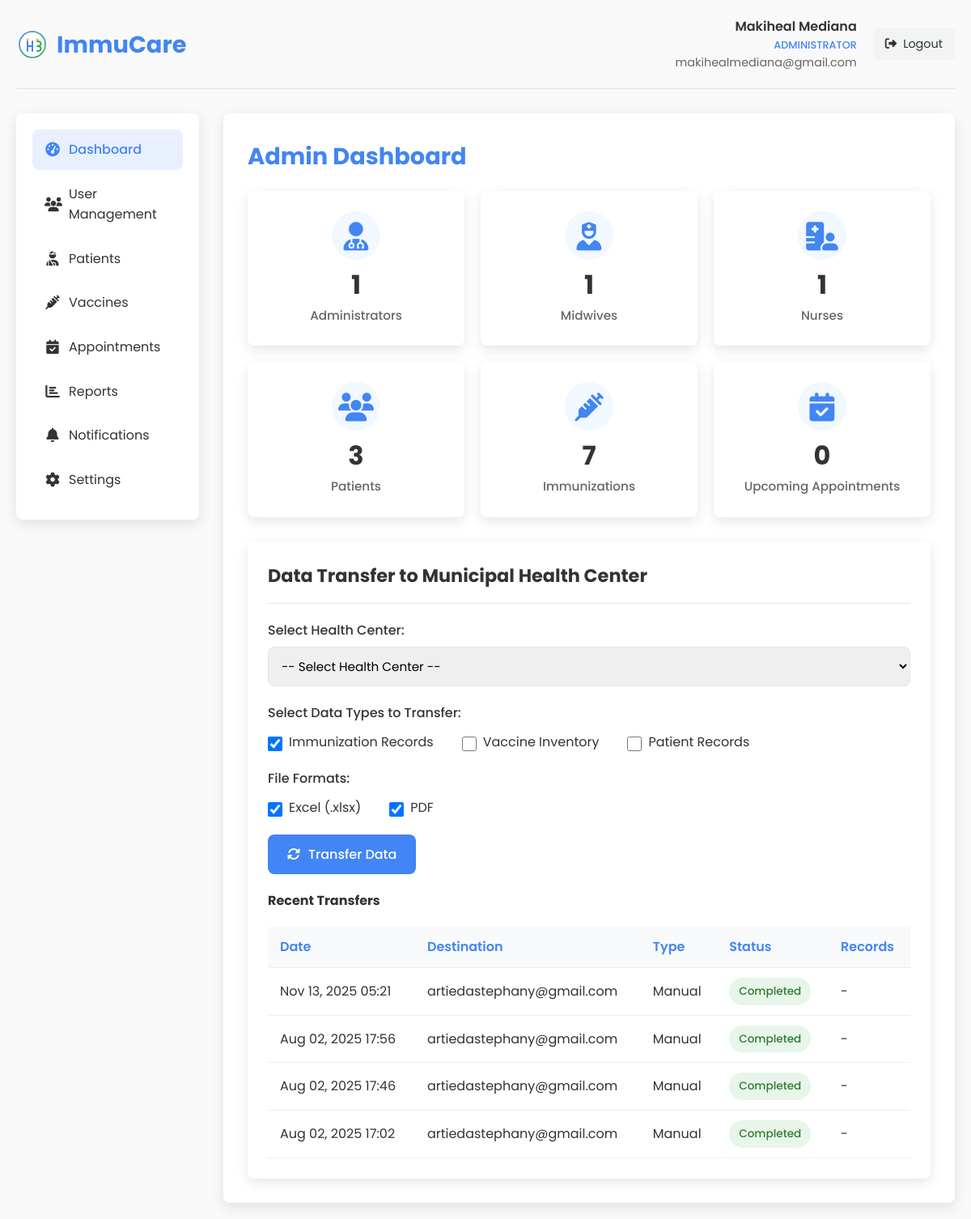
Page /admin_dashboard.php (signed in) on the committed database.
### tables this page shows
CREATE TABLE `data_transfers` (
  `id` int(11) NOT NULL,
  `initiated_by` int(11) NOT NULL,
  `destination` varchar(255) NOT NULL,
  `file_name` varchar(255) DEFAULT NULL,
  `file_size` int(11) DEFAULT NULL,
  `record_count` int(11) DEFAULT NULL,
  `transfer_type` enum('manual','scheduled','api') NOT NULL,
  `status` enum('pending','completed','failed') NOT NULL,
  `status_message` text DEFAULT NULL,
  `started_at` datetime NOT NULL,
  `completed_at` datetime DEFAULT NULL,
  `created_at` datetime NOT NULL,
  `updated_at` timestamp NOT NULL DEFAULT current_timestamp() ON UPDATE current_timestamp()
);

### admin_dashboard.php (the view, shortened to what this page needs)
<?php
$admin_name = isset($_SESSION['user_name']) ? $_SESSION['user_name'] : 'Admin';
$admin_email = isset($_SESSION['user_email']) ? $_SESSION['user_email'] : '';
$conn = new mysqli(DB_HOST, DB_USER, DB_PASS, DB_NAME);
$stmt = $conn->prepare("SELECT r.name, COUNT(u.id) as count FROM users u JOIN roles r ON u.role_id = r.id GROUP BY r.name");
$stmt->execute();
$result = $stmt->get_result();
$user_stats = [];
while ($row = $result->fetch_assoc()) {
    $user_stats[$row['name']] = $row['count'];
}
$stmt = $conn->prepare("SELECT COUNT(*) as count FROM patients");
$stmt->execute();
$result = $stmt->get_result();
$patient_count = $result->fetch_assoc()['count'];
$stmt = $conn->prepare("SELECT COUNT(*) as count FROM immunizations");
$stmt->execute();
$result = $stmt->get_result();
$immunization_count = $result->fetch_assoc()['count'];
$stmt = $conn->prepare("SELECT COUNT(*) as count FROM appointments WHERE appointment_date > NOW() AND status = 'confirmed'");
$stmt->execute();
$result = $stmt->get_result();
$appointment_count = $result->fetch_assoc()['count'];
$stmt = $conn->prepare("SELECT dt.*, u.name as initiated_by_name FROM data_transfers dt LEFT JOIN users u ON dt.initiated_by = u.id ORDER BY dt.created_at DESC LIMIT 5");
$stmt->execute();
$recent_transfers = $stmt->get_result();
?>
<!DOCTYPE html>
<html lang="en">
<head>
    <link rel="stylesheet" href="styles.css">
    <link rel="stylesheet" href="https://cdnjs.cloudflare.com/ajax/libs/font-awesome/6.4.0/css/all.min.css">
</head>
<body>
    <div class="dashboard-container">
        <div class="dashboard-header">
            <div class="dashboard-logo">
                <img src="images/logo.svg" alt="ImmuCare Logo">
                <h1>ImmuCare</h1>
            </div>
            <div class="user-menu">
                <div class="user-info">
                    <div class="user-name"><?php echo htmlspecialchars($admin_name); ?></div>
                    <div class="user-role">Administrator</div>
                    <div class="user-email"><?php echo htmlspecialchars($admin_email); ?></div>
                </div>
                <a href="?logout=1" class="logout-btn">
                    <i class="fas fa-sign-out-alt"></i> Logout
                </a>
            </div>
        </div>
        <div class="dashboard-content">
            <div class="sidebar">
                <ul class="sidebar-menu">
                    <li><a href="#" class="active"><i class="fas fa-tachometer-alt"></i> Dashboard</a></li>
                    <li><a href="admin_users.php"><i class="fas fa-users"></i> User Management</a></li>
                    <li><a href="admin_patients.php"><i class="fas fa-user-injured"></i> Patients</a></li>
                    <li><a href="admin_vaccines.php"><i class="fas fa-syringe"></i> Vaccines</a></li>
                    <li><a href="admin_appointments.php"><i class="fas fa-calendar-check"></i> Appointments</a></li>
                    <li><a href="admin_reports.php"><i class="fas fa-chart-bar"></i> Reports</a></li>
                    <li><a href="admin_notifications.php"><i class="fas fa-bell"></i> Notifications</a></li>
                    <li><a href="admin_settings.php"><i class="fas fa-cog"></i> Settings</a></li>
                </ul>
            </div>
            <div class="main-content">
                <h2 class="page-title">Admin Dashboard</h2>
                <div class="stats-grid">
                    <div class="stat-card">
                        <div class="stat-icon">
                            <i class="fas fa-user-md"></i>
                        </div>
                        <div class="stat-value"><?php echo isset($user_stats['admin']) ? $user_stats['admin'] : 0; ?></div>
                        <div class="stat-label">Administrators</div>
                    </div>
                    <div class="stat-card">
                        <div class="stat-icon">
                            <i class="fas fa-user-nurse"></i>
                        </div>
                        <div class="stat-value"><?php echo isset($user_stats['midwife']) ? $user_stats['midwife'] : 0; ?></div>
                        <div class="stat-label">Midwives</div>
                    </div>
                    <div class="stat-card">
                        <div class="stat-icon">
                            <i class="fas fa-hospital-user"></i>
                        </div>
                        <div class="stat-value"><?php echo isset($user_stats['nurse']) ? $user_stats['nurse'] : 0; ?></div>
                        <div class="stat-label">Nurses</div>
                    </div>
                    <div class="stat-card">
                        <div class="stat-icon">
                            <i class="fas fa-users"></i>
                        </div>
                        <div class="stat-value"><?php echo $patient_count; ?></div>
                        <div class="stat-label">Patients</div>
                    </div>
                    <div class="stat-card">
                        <div class="stat-icon">
                            <i class="fas fa-syringe"></i>
                        </div>
                        <div class="stat-value"><?php echo $immunization_count; ?></div>
                        <div class="stat-label">Immunizations</div>
                    </div>
                    <div class="stat-card">
                        <div class="stat-icon">
                            <i class="fas fa-calendar-check"></i>
                        </div>
                        <div class="stat-value"><?php echo $appointment_count; ?></div>
                        <div class="stat-label">Upcoming Appointments</div>
                    </div>
                </div>
                <div class="admin-sections">
                    <div class="admin-section">
                        <h3>Data Transfer to Municipal Health Center</h3>
                        <form class="data-transfer-form" id="dataTransferForm">
                            <div class="form-group">
                                <label for="health_center_id">Select Health Center:</label>
                                <select name="health_center_id" id="health_center_id" required class="form-control">
                                    <option value="">-- Select Health Center --</option>
                                </select>
                            </div>
                            <div class="form-group">
                                <label>Select Data Types to Transfer:</label>
                                <div class="checkbox-group" style="margin-top: 10px;">
                                    <div class="checkbox-item">
                                        <input type="checkbox" name="data_types[]" value="immunizations" id="immunizations" checked>
                                        <label for="immunizations">Immunization Records</label>
                                    </div>
                                    <div class="checkbox-item">
                                        <input type="checkbox" name="data_types[]" value="vaccines" id="vaccines">
                                        <label for="vaccines">Vaccine Inventory</label>
                                    </div>
                                    <div class="checkbox-item">
                                        <input type="checkbox" name="data_types[]" value="patients" id="patients">
                                        <label for="patients">Patient Records</label>
                                    </div>
                                </div>
                            </div>
                            <div class="form-group">
                                <label>File Formats:</label>
                                <div class="checkbox-group" style="margin-top: 10px;">
                                    <div class="checkbox-item">
                                        <input type="checkbox" name="formats[]" value="excel" id="excel" checked>
                                        <label for="excel">Excel (.xlsx)</label>
                                    </div>
                                    <div class="checkbox-item">
                                        <input type="checkbox" name="formats[]" value="pdf" id="pdf" checked>
                                        <label for="pdf">PDF</label>
                                    </div>
                                </div>
                            </div>
                            <div class="form-group button-group">
                                <button type="button" class="transfer-btn" id="transferBtn">
                                    <i class="fas fa-sync-alt"></i>
                                    <span>Transfer Data</span>
                                </button>
                            </div>
                        </form>
                        <div class="transfer-history">
                            <h4>Recent Transfers</h4>
                            <table class="transfer-table">
                                <thead>
                                    <tr>
                                        <th>Date</th>
                                        <th>Destination</th>
                                        <th>Type</th>
                                        <th>Status</th>
                                        <th>Records</th>
                                    </tr>
                                </thead>
                                <tbody>
                                    <?php if ($recent_transfers->num_rows > 0): ?>
                                        <?php while ($transfer = $recent_transfers->fetch_assoc()): ?>
                                            <tr>
                                                <td><?php echo date('M d, Y H:i', strtotime($transfer['created_at'])); ?></td>
                                                <td><?php echo htmlspecialchars($transfer['destination']); ?></td>
                                                <td><?php echo ucfirst($transfer['transfer_type']); ?></td>
                                                <td>
                                                    <span class="transfer-status status-<?php echo $transfer['status']; ?>">
                                                        <?php echo ucfirst($transfer['status']); ?>
                                                    </span>
                                                </td>
                                                <td><?php echo $transfer['record_count'] ? $transfer['record_count'] : '-'; ?></td>
                                            </tr>
                                        <?php endwhile; ?>
                                    <?php else: ?>
                                        <tr>
                                            <td colspan="5">No recent transfers found.</td>
                                        </tr>
                                    <?php endif; ?>
                                </tbody>
                            </table>
                        </div>
                    </div>
                </div>
            </div>
        </div>
    </div>
</body>
</html>

### styles.css (style rules this page uses)
:root { --primary-color: #4285f4; --secondary-color: #34a853; --accent-color: #fbbc05; --text-color: #333; --light-text: #666; --bg-light: #f9f9f9; --bg-white: #ffffff; --shadow: 0 5px 15px rgba(0, 0, 0, 0.1); --border-radius: 8px; --transition: all 0.3s ease; }
* { margin: 0; padding: 0; box-sizing: border-box; }
html { scroll-behavior: smooth; }
body { font-family: 'Poppins', sans-serif; line-height: 1.6; color: var(--text-color); background-color: var(--bg-light); }
a { text-decoration: none; color: inherit; }
ul { list-style: none; }
img { max-width: 100%; height: auto; }
.form-group { margin-bottom: 20px; }
.form-group label { display: block; margin-bottom: 8px; font-weight: 500; }
.form-group input,.form-group textarea { width: 100%; padding: 12px 15px; border: 1px solid #ddd; border-radius: var(--border-radius); font-family: inherit; font-size: 1rem; transition: var(--transition); }
.form-group { margin-bottom:15px }
.form-group label { display:block;margin-bottom:8px;font-weight:500;color:var(--text-color) }
.form-group input,.form-group select,.form-group textarea { width:100%;padding:12px;border:1px solid #e1e4e8;border-radius:var(--border-radius);font-family:'Poppins',sans-serif;font-size:.95rem;transition:var(--transition) }
.checkbox-group { display:flex;align-items:flex-start;margin-top:10px }
.checkbox-group input { width:auto;margin-right:10px;margin-top:4px }

### rows in the picture
data_transfers: created_at "Nov 13, 2025 05:21", destination "artiedastephany@gmail.com", transfer_type "Manual", status "Completed"
data_transfers: created_at "Aug 02, 2025 17:56", destination "artiedastephany@gmail.com", transfer_type "Manual", status "Completed"
data_transfers: created_at "Aug 02, 2025 17:46", destination "artiedastephany@gmail.com", transfer_type "Manual", status "Completed"
data_transfers: created_at "Aug 02, 2025 17:02", destination "artiedastephany@gmail.com", transfer_type "Manual", status "Completed"

### other values in the picture
$admin_name "Makiheal Mediana"
$admin_email "makihealmediana@gmail.com"
$user_stats['admin'] "1"
$user_stats['midwife'] "1"
$user_stats['nurse'] "1"
$patient_count "3"
$immunization_count "7"
$appointment_count "0"
